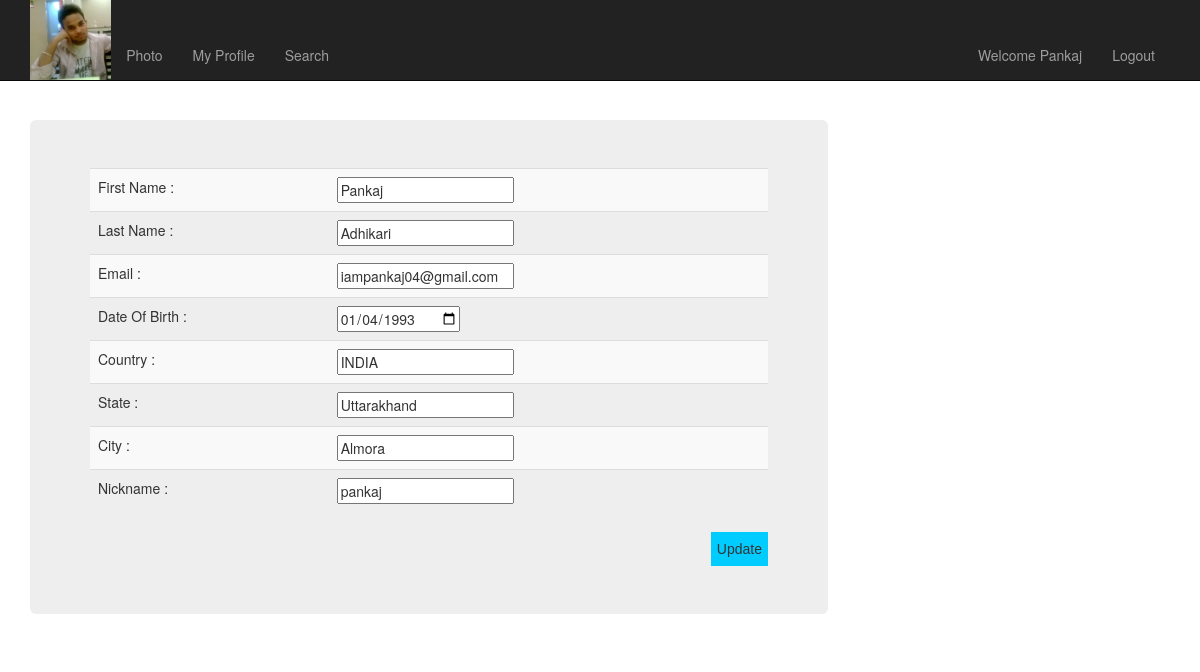
The page /edit_profile.php (signed in) on the database its author committed.
### tables this page shows
CREATE TABLE IF NOT EXISTS `users` (
  `id` int(11) NOT NULL AUTO_INCREMENT,
  `fname` varchar(255) NOT NULL,
  `lname` varchar(255) NOT NULL,
  `DOB` varchar(40) NOT NULL,
  `email` varchar(255) NOT NULL,
  `password` varchar(300) NOT NULL,
  `usertype` varchar(11) NOT NULL,
  `Country` varchar(20) NOT NULL,
  `State` varchar(20) NOT NULL,
  `City` varchar(20) NOT NULL,
  `Nickname` varchar(20) DEFAULT NULL,
  `posting_date` date NOT NULL,
  `status` varchar(20) NOT NULL DEFAULT 'panding',
  `profile` varchar(100) NOT NULL,
  PRIMARY KEY (`id`)
);

### edit_profile.php (the view, shortened to what this page needs)
<!DOCTYPE html>
<html lang="en">
<head>
    <link href="css/bootstrap.min.css" rel="stylesheet">
    <link href="css/heroic-features.css" rel="stylesheet">
	<link href="css/layout.css" rel="stylesheet">
</head>
<body>
    <nav class="navbar navbar-inverse navbar-fixed-top" role="navigation">
        <div class="container">
            <div class="navbar-header">
<?php
				$ret=mysql_query("select * from users Where id = '".$_SESSION['id']."'");
				while($row=mysql_fetch_array($ret)) {
					if(!empty($row['profile'])){
						$img = $row['profile'];
					}else{
						$img = 'images/user.png';
					}
				echo '<a href="welcome.php"><img src="'.$img.'" class="profile"></a>';
} ?>
            </div>
            <div class="collapse navbar-collapse" id="bs-example-navbar-collapse-1" style='margin-top:30px;'>
                <ul class="nav navbar-nav">
                    <li>
                        <a href="photo.php">Photo</a>
                    </li>
                    <li>
                        <a href="profile.php">My Profile</a>
                    </li>
					<li>
                        <a href="#">Search</a>
                    </li>
                </ul>
				<ul class="nav navbar-nav" style='float:right;'>
					<li>
                        <a href="#">Welcome <?php echo $_SESSION['name'];?></a>
                    </li>
					<li>
                        <a href="logout.php">Logout</a>
                    </li>
                </ul>
            </div>
        </div>
    </nav>
    <div class="container">
		<header class="jumbotron hero-spacer" style='float:left';>
				<form method="post" action="" enctype="multipart/form-data">
                          <table class="table table-striped table-advance table-hover">
                              <tbody>
                              <?php $ret=mysql_query("SELECT * from users where id='".$_SESSION['id']."'");
							  while($row=mysql_fetch_array($ret))
							  {?>
                                <tr>
                                  <td>First Name :</td>
                                  <td><input type="text" class="text" value="<?php echo $row['fname'] ?>"  name="fname" ></td>
								</tr>
								<tr>
								<td>Last Name :</td>
                                  <td><input type="text" class="text" value="<?php echo $row['lname'] ?>"  name="lname" ></td>
								</tr>
								<tr>
                                  <td>Email :</td>
                                  <td><input type="text" class="text" value="<?php echo $row['email'];?>" name="email"  ></td>
								</tr>
								<tr>
                                  <td>Date Of Birth :</td>
                                  <td><input id="dob" name="dob" type="date" value="<?php echo $row['DOB'];?>"/></td>
								</tr>																<tr>                                  <td>Country :</td>                                  <td><input type="text" class="text" value="<?php echo $row['Country'];?>" name="Country"  ></td>								</tr>								<tr>                                  <td>State :</td>                                  <td><input type="text" class="text" value="<?php echo $row['State'];?>" name="State"  ></td>								</tr>								<tr>                                  <td>City :</td>                                  <td><input type="text" class="text" value="<?php echo $row['City'];?>" name="City"  ></td>								</tr>								<tr>                                  <td>Nickname :</td>                                  <td><input type="text" class="text" value="<?php echo $row['Nickname'];?>" name="Nickname"  ></td>								</tr>
                              <?php } ?>
                              </tbody>
                          </table>
						  		<div align="right">
									<input type="submit" name="submit"  value="Update" id="button1">
								</div>
				</form>
		</header>
    </div>
</body>
</html>

### css/heroic-features.css (style rules this page uses)
body { padding-top: 70px; }
.hero-spacer { margin-top: 50px; }

### css/layout.css (style rules this page uses)
#button1 { text-align:center; font-family:Arial, Helvetica, sans-serif; border-style:solid; border-width:thin; border-color:#00CCFF; padding:5px; background-color:#00CCFF; height: 34px; }
img { height: 225px; }

### edit_profile.php (style rules this page uses)
.hero-spacer { width:70%; }

### rows shown on the page
users: profile (picture), fname "Pankaj", lname "Adhikari", email "iampankaj04@gmail.com", dob "01/04/1993", Country "INDIA", State "Uttarakhand", City "Almora", Nickname "pankaj"

### other values the page prints
$_SESSION['name'] "Pankaj"
